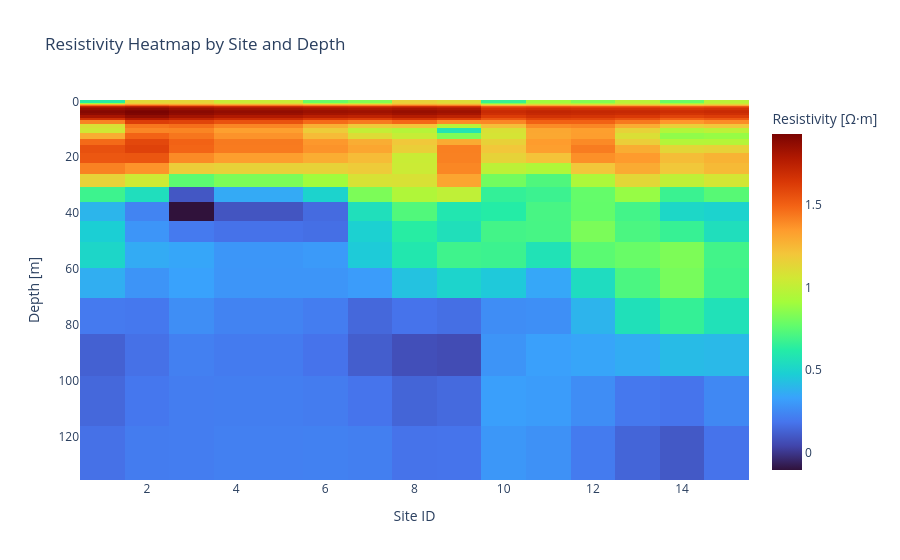

The code cell stored with this chart in its notebook:
### Code cell
import numpy as np
import plotly.express as px

# Pivot the melted DataFrame
df_layers_long['log_resistivity'] = np.log10(df_layers_long['resistivity'])

heatmap_df = df_layers_long.pivot_table(
    index='depth', columns='site_id', values='log_resistivity'
)

# Sort depth so it increases downward
heatmap_df = heatmap_df.sort_index(ascending=True)

fig = px.imshow(
    heatmap_df,
    aspect='auto',
    origin='lower',
    color_continuous_scale='turbo',
    labels={'x': 'Site ID', 'y': 'Depth [m]', 'color': 'Resistivity [Ω·m]'},
    title='Resistivity Heatmap by Site and Depth',
    zmin=heatmap_df.min().min(),
    zmax=heatmap_df.max().max(),
)

fig.update_yaxes(autorange="reversed")
fig.show()

### Figure 1 — Plotly figure (JSON) as saved in the notebook; plotly's stock layout.template omitted (floating-point values rounded to 4 significant figures; data arrays with more than 128 entries replaced by an {"elided": "..."} marker saying what was removed)
{"data": [{"coloraxis": "coloraxis", "hovertemplate": "Site ID: %{x}<br>Depth [m]: %{y}<br>Resistivity [Ω·m]: %{z}<extra></extra>", "name": "0", "type": "heatmap", "x": [1, 2, 3, 4, 5, 6, 7, 8, 9, 10, 11, 12, 13, 14, 15], "xaxis": "x", "y": [0.0, 1.0, 1.181, 1.396, 1.649, 1.948, 2.302, 2.719, 3.213, 3.796, 4.485, 5.298, 6.26, 7.395, 8.737, 10.32, 12.2, 14.41, 17.02, 20.11, 23.76, 28.07, 33.17, 39.18, 46.29, 54.69, 64.62, 76.34, 90.19, 106.6, 125.9], "yaxis": "y", "z": {"elided": "31x15 float values"}}], "layout": {"coloraxis": {"cmax": 1.929, "cmin": -0.105, "colorbar": {"title": {"text": "Resistivity [Ω·m]"}}, "colorscale": [[0, "#30123b"], [0.07143, "#4145ab"], [0.1429, "#4675ed"], [0.2143, "#39a2fc"], [0.2857, "#1bcfd4"], [0.3571, "#24eca6"], [0.4286, "#61fc6c"], [0.5, "#a4fc3b"], [0.5714, "#d1e834"], [0.6429, "#f3c63a"], [0.7143, "#fe9b2d"], [0.7857, "#f36315"], [0.8571, "#d93806"], [0.9286, "#b11901"], [1, "#7a0402"]]}, "title": {"text": "Resistivity Heatmap by Site and Depth"}, "xaxis": {"anchor": "y", "domain": [0, 1], "title": {"text": "Site ID"}}, "yaxis": {"anchor": "x", "autorange": "reversed", "domain": [0, 1], "title": {"text": "Depth [m]"}}}}
